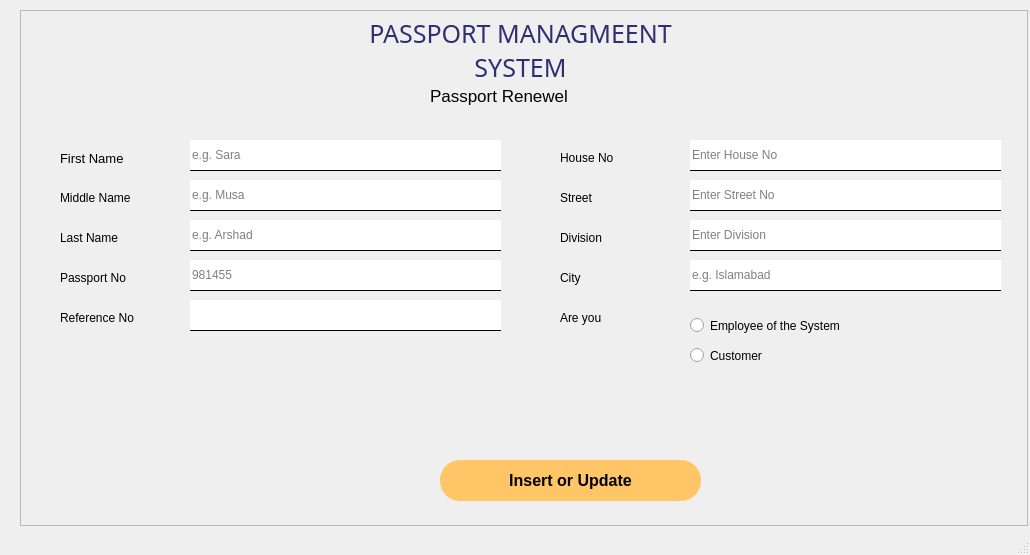
<?xml version="1.0" encoding="UTF-8"?>
<ui version="4.0">
 <class>MainWindow</class>
 <widget class="QMainWindow" name="MainWindow">
  <property name="geometry">
   <rect>
    <x>0</x>
    <y>0</y>
    <width>1030</width>
    <height>555</height>
   </rect>
  </property>
  <property name="windowTitle">
   <string>MainWindow</string>
  </property>
  <widget class="QWidget" name="centralwidget">
   <widget class="QWidget" name="bgwidget" native="true">
    <property name="geometry">
     <rect>
      <x>-10</x>
      <y>-20</y>
      <width>1068</width>
      <height>576</height>
     </rect>
    </property>
    <property name="styleSheet">
     <string notr="true">QWidget#bgwidget{
	background-image: url(:/newPrefix/vecteezy_hexagon-abstract-modern-background-with-overlapping-triangle_5909540.jpg);
	
background-repeat:no-repeat;
};
</string>
    </property>
    <layout class="QVBoxLayout" name="verticalLayout_2">
     <property name="leftMargin">
      <number>30</number>
     </property>
     <property name="topMargin">
      <number>30</number>
     </property>
     <property name="rightMargin">
      <number>30</number>
     </property>
     <property name="bottomMargin">
      <number>30</number>
     </property>
     <item>
      <widget class="QFrame" name="frame">
       <property name="styleSheet">
        <string notr="true">QFrame#frame
{
	background-color:white;
border-radius: 10px;
};</string>
       </property>
       <property name="frameShape">
        <enum>QFrame::StyledPanel</enum>
       </property>
       <property name="frameShadow">
        <enum>QFrame::Raised</enum>
       </property>
       <widget class="QLabel" name="label_3">
        <property name="geometry">
         <rect>
          <x>300</x>
          <y>10</y>
          <width>401</width>
          <height>61</height>
         </rect>
        </property>
        <property name="font">
         <font>
          <family>Montserrat</family>
          <pointsize>-1</pointsize>
         </font>
        </property>
        <property name="styleSheet">
         <string notr="true">font-family:'Montserrat';
font-size:25px;
color:rgb(52, 45, 113);</string>
        </property>
        <property name="text">
         <string>PASSPORT MANAGMEENT SYSTEM</string>
        </property>
        <property name="scaledContents">
         <bool>true</bool>
        </property>
        <property name="alignment">
         <set>Qt::AlignCenter</set>
        </property>
        <property name="wordWrap">
         <bool>true</bool>
        </property>
       </widget>
       <widget class="QLineEdit" name="M_Name">
        <property name="geometry">
         <rect>
          <x>170</x>
          <y>170</y>
          <width>311</width>
          <height>31</height>
         </rect>
        </property>
        <property name="styleSheet">
         <string notr="true">border:none;
border-bottom:1px solid black;</string>
        </property>
        <property name="placeholderText">
         <string>e.g. Musa</string>
        </property>
       </widget>
       <widget class="QRadioButton" name="SysCust">
        <property name="geometry">
         <rect>
          <x>670</x>
          <y>330</y>
          <width>171</width>
          <height>31</height>
         </rect>
        </property>
        <property name="styleSheet">
         <string notr="true">font: 10pt &quot;MS Shell Dlg 2&quot;;</string>
        </property>
        <property name="text">
         <string>Customer</string>
        </property>
       </widget>
       <widget class="QLabel" name="label_9">
        <property name="geometry">
         <rect>
          <x>540</x>
          <y>140</y>
          <width>121</width>
          <height>16</height>
         </rect>
        </property>
        <property name="styleSheet">
         <string notr="true">font: 10pt &quot;MS Shell Dlg 2&quot;;
</string>
        </property>
        <property name="text">
         <string>House No</string>
        </property>
       </widget>
       <widget class="QLabel" name="label_10">
        <property name="geometry">
         <rect>
          <x>540</x>
          <y>180</y>
          <width>121</width>
          <height>16</height>
         </rect>
        </property>
        <property name="styleSheet">
         <string notr="true">font: 10pt &quot;MS Shell Dlg 2&quot;;
</string>
        </property>
        <property name="text">
         <string>Street</string>
        </property>
       </widget>
       <widget class="QLabel" name="label_8">
        <property name="geometry">
         <rect>
          <x>40</x>
          <y>220</y>
          <width>121</width>
          <height>16</height>
         </rect>
        </property>
        <property name="styleSheet">
         <string notr="true">font: 10pt &quot;MS Shell Dlg 2&quot;;
</string>
        </property>
        <property name="text">
         <string>Last Name</string>
        </property>
       </widget>
       <widget class="QLineEdit" name="RefNo">
        <property name="geometry">
         <rect>
          <x>170</x>
          <y>290</y>
          <width>311</width>
          <height>31</height>
         </rect>
        </property>
        <property name="styleSheet">
         <string notr="true">border:none;
border-bottom:1px solid black;</string>
        </property>
        <property name="text">
         <string/>
        </property>
        <property name="readOnly">
         <bool>true</bool>
        </property>
        <property name="placeholderText">
         <string/>
        </property>
       </widget>
       <widget class="QLineEdit" name="H_No">
        <property name="geometry">
         <rect>
          <x>670</x>
          <y>130</y>
          <width>311</width>
          <height>31</height>
         </rect>
        </property>
        <property name="styleSheet">
         <string notr="true">border:none;
border-bottom:1px solid black;</string>
        </property>
        <property name="placeholderText">
         <string>Enter House No</string>
        </property>
       </widget>
       <widget class="QLabel" name="label_13">
        <property name="geometry">
         <rect>
          <x>40</x>
          <y>260</y>
          <width>121</width>
          <height>16</height>
         </rect>
        </property>
        <property name="styleSheet">
         <string notr="true">font: 10pt &quot;MS Shell Dlg 2&quot;;
</string>
        </property>
        <property name="text">
         <string>Passport No</string>
        </property>
       </widget>
       <widget class="QLineEdit" name="F_Name">
        <property name="geometry">
         <rect>
          <x>170</x>
          <y>130</y>
          <width>311</width>
          <height>31</height>
         </rect>
        </property>
        <property name="styleSheet">
         <string notr="true">border:none;
border-bottom:1px solid black;</string>
        </property>
        <property name="placeholderText">
         <string>e.g. Sara</string>
        </property>
       </widget>
       <widget class="QLineEdit" name="U_City">
        <property name="geometry">
         <rect>
          <x>670</x>
          <y>250</y>
          <width>311</width>
          <height>31</height>
         </rect>
        </property>
        <property name="styleSheet">
         <string notr="true">border:none;
border-bottom:1px solid black;</string>
        </property>
        <property name="placeholderText">
         <string>e.g. Islamabad</string>
        </property>
       </widget>
       <widget class="QLabel" name="label_14">
        <property name="geometry">
         <rect>
          <x>40</x>
          <y>300</y>
          <width>121</width>
          <height>16</height>
         </rect>
        </property>
        <property name="styleSheet">
         <string notr="true">font: 10pt &quot;MS Shell Dlg 2&quot;;
</string>
        </property>
        <property name="text">
         <string>Reference No</string>
        </property>
       </widget>
       <widget class="QLineEdit" name="Street_No">
        <property name="geometry">
         <rect>
          <x>670</x>
          <y>170</y>
          <width>311</width>
          <height>31</height>
         </rect>
        </property>
        <property name="styleSheet">
         <string notr="true">border:none;
border-bottom:1px solid black;</string>
        </property>
        <property name="text">
         <string/>
        </property>
        <property name="placeholderText">
         <string>Enter Street No</string>
        </property>
       </widget>
       <widget class="QLineEdit" name="L_Name">
        <property name="geometry">
         <rect>
          <x>170</x>
          <y>210</y>
          <width>311</width>
          <height>31</height>
         </rect>
        </property>
        <property name="styleSheet">
         <string notr="true">border:none;
border-bottom:1px solid black;</string>
        </property>
        <property name="text">
         <string/>
        </property>
        <property name="placeholderText">
         <string>e.g. Arshad</string>
        </property>
       </widget>
       <widget class="QRadioButton" name="SysEmp">
        <property name="geometry">
         <rect>
          <x>670</x>
          <y>300</y>
          <width>171</width>
          <height>31</height>
         </rect>
        </property>
        <property name="styleSheet">
         <string notr="true">font: 10pt &quot;MS Shell Dlg 2&quot;;</string>
        </property>
        <property name="text">
         <string>Employee of the System</string>
        </property>
       </widget>
       <widget class="QLabel" name="label_11">
        <property name="geometry">
         <rect>
          <x>540</x>
          <y>220</y>
          <width>121</width>
          <height>16</height>
         </rect>
        </property>
        <property name="styleSheet">
         <string notr="true">font: 10pt &quot;MS Shell Dlg 2&quot;;
</string>
        </property>
        <property name="text">
         <string>Division</string>
        </property>
       </widget>
       <widget class="QLabel" name="label_16">
        <property name="geometry">
         <rect>
          <x>540</x>
          <y>300</y>
          <width>121</width>
          <height>16</height>
         </rect>
        </property>
        <property name="styleSheet">
         <string notr="true">font: 10pt &quot;MS Shell Dlg 2&quot;;
</string>
        </property>
        <property name="text">
         <string>Are you</string>
        </property>
       </widget>
       <widget class="QLineEdit" name="U_Division">
        <property name="geometry">
         <rect>
          <x>670</x>
          <y>210</y>
          <width>311</width>
          <height>31</height>
         </rect>
        </property>
        <property name="styleSheet">
         <string notr="true">border:none;
border-bottom:1px solid black;</string>
        </property>
        <property name="placeholderText">
         <string>Enter Division </string>
        </property>
       </widget>
       <widget class="QLineEdit" name="MeterNo">
        <property name="geometry">
         <rect>
          <x>170</x>
          <y>250</y>
          <width>311</width>
          <height>31</height>
         </rect>
        </property>
        <property name="styleSheet">
         <string notr="true">border:none;
border-bottom:1px solid black;</string>
        </property>
        <property name="placeholderText">
         <string>981455</string>
        </property>
       </widget>
       <widget class="QLabel" name="label_7">
        <property name="geometry">
         <rect>
          <x>40</x>
          <y>140</y>
          <width>121</width>
          <height>16</height>
         </rect>
        </property>
        <property name="font">
         <font>
          <family>MS Shell Dlg 2</family>
          <pointsize>10</pointsize>
          <weight>50</weight>
          <italic>false</italic>
          <bold>false</bold>
         </font>
        </property>
        <property name="styleSheet">
         <string notr="true">font: 10pt &quot;MS Shell Dlg 2&quot;;
</string>
        </property>
        <property name="text">
         <string>First Name</string>
        </property>
       </widget>
       <widget class="QLabel" name="label_12">
        <property name="geometry">
         <rect>
          <x>40</x>
          <y>180</y>
          <width>121</width>
          <height>16</height>
         </rect>
        </property>
        <property name="styleSheet">
         <string notr="true">font: 10pt &quot;MS Shell Dlg 2&quot;;
</string>
        </property>
        <property name="text">
         <string>Middle Name</string>
        </property>
       </widget>
       <widget class="QLabel" name="label_17">
        <property name="geometry">
         <rect>
          <x>540</x>
          <y>260</y>
          <width>121</width>
          <height>16</height>
         </rect>
        </property>
        <property name="styleSheet">
         <string notr="true">font: 10pt &quot;MS Shell Dlg 2&quot;;
</string>
        </property>
        <property name="text">
         <string>City</string>
        </property>
       </widget>
       <widget class="QPushButton" name="pushButton_6">
        <property name="geometry">
         <rect>
          <x>420</x>
          <y>450</y>
          <width>261</width>
          <height>41</height>
         </rect>
        </property>
        <property name="font">
         <font>
          <family>MS Shell Dlg 2</family>
          <pointsize>12</pointsize>
          <weight>75</weight>
          <bold>true</bold>
         </font>
        </property>
        <property name="cursor">
         <cursorShape>PointingHandCursor</cursorShape>
        </property>
        <property name="styleSheet">
         <string notr="true">QPushButton{
	background-color: rgb(0, 85, 0);
	color: rgb(0, 0, 0);
background-color:rgb(0,0,0);
	background-color: rgb(255, 255, 255);
	background-color: rgb(255, 197, 103);
	color: rgb(255, 255, 255);
color:black;
border-radius:20px;
}
QPushButton:hover
{

background-color: white;
color:black;
border:1px solid rgb(0,0,0);
transform:scale(1.2);
	background-color: rgb(0, 85, 0);

}</string>
        </property>
        <property name="text">
         <string>Insert or Update</string>
        </property>
       </widget>
       <widget class="QLabel" name="label">
        <property name="geometry">
         <rect>
          <x>410</x>
          <y>70</y>
          <width>471</width>
          <height>31</height>
         </rect>
        </property>
        <property name="font">
         <font>
          <pointsize>13</pointsize>
          <weight>50</weight>
          <italic>false</italic>
          <bold>false</bold>
         </font>
        </property>
        <property name="styleSheet">
         <string notr="true"/>
        </property>
        <property name="text">
         <string>Passport Renewel </string>
        </property>
       </widget>
      </widget>
     </item>
    </layout>
   </widget>
  </widget>
  <widget class="QMenuBar" name="menubar">
   <property name="geometry">
    <rect>
     <x>0</x>
     <y>0</y>
     <width>1030</width>
     <height>21</height>
    </rect>
   </property>
  </widget>
  <widget class="QStatusBar" name="statusbar"/>
 </widget>
 <resources/>
 <connections/>
</ui>
